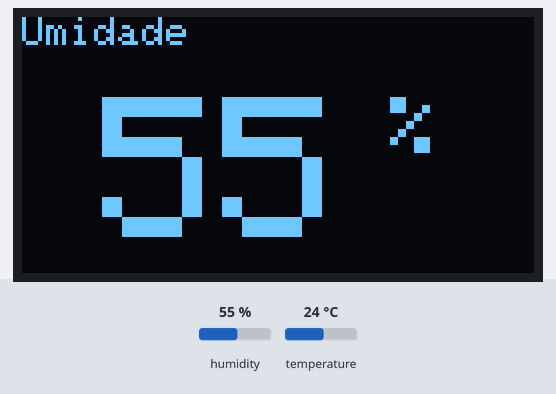
The sketch below on a simulated ESP8266 (NodeMCU). On the bench: 128×64 one-colour display. The test bench sets the inputs (shaded band); at power-on: humidity 55 %, temperature 24 °C. What the sketch prints to the serial monitor is not drawn.

Above: at 5.8 s.
5.9 s: humidity set to 22 %
At 14.1 s:
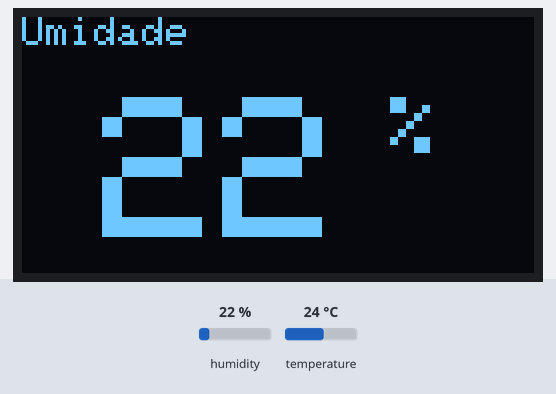
16.8 s: temperature set to 12 °C
At 22.2 s:
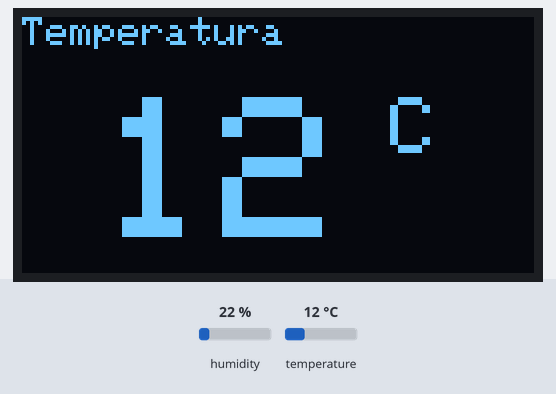
24.8 s: humidity set to 40 %
At 29.3 s:
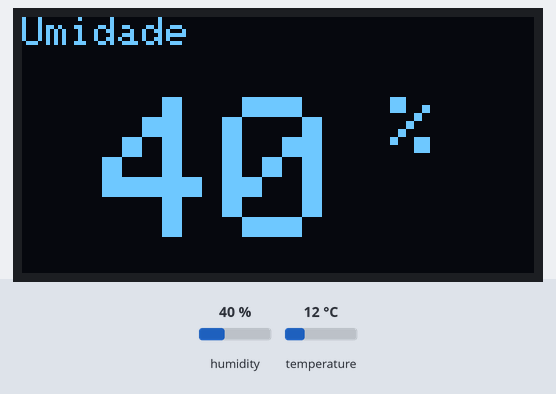
32.9 s: temperature set to 19 °C
At 37.5 s:
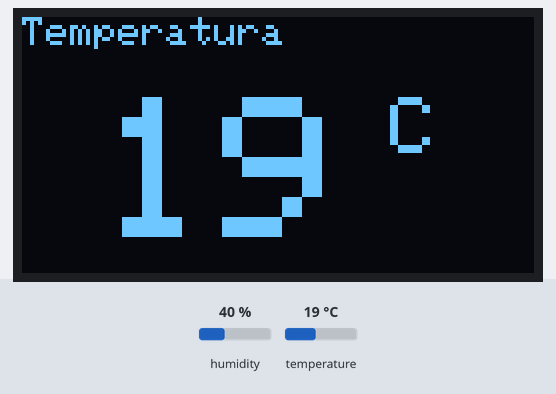
Timing chart, 0 to 39.0 s (numbered marks = the images above; inputs shaded):
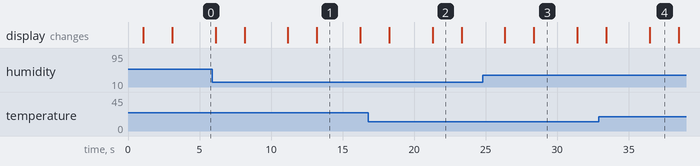

Measured:
- after the input at 5.9 s, the display: first differs from a run without the input after 7.3 s (image 1)
- after the input at 16.8 s, the display: first differs from a run without the input after 4.5 s (image 2)
- after the input at 24.8 s, the display: first differs from a run without the input after 3.6 s (image 3)
- after the input at 32.9 s, the display: first differs from a run without the input after 3.6 s (image 4)
- what the display in image 1 shows lasts 3.0 s, from 13.2 s to 16.2 s
- what the display in image 2 shows lasts 2.0 s, from 21.3 s to 23.3 s

The sketch:

DHT22_OLED.ino
```cpp
// DHT
#include <DHT.h>
#define DHTPIN D3
#define DHTTYPE DHT22
DHT dht(DHTPIN,DHTTYPE);
int umidade;
int temperatura;

// Display
#include <Adafruit_GFX.h>
#include <Adafruit_SSD1306.h>
#define OLED_RESET LED_BUILTIN
Adafruit_SSD1306 display(OLED_RESET);

void setup() {
  Serial.begin(115200);
  display.begin(SSD1306_SWITCHCAPVCC, 0x3C);
  display.setTextColor(WHITE);
  display.clearDisplay();
}

void loop() {
  lerDHT();
  mostrarDisplay();
}

void lerDHT(){
    umidade = dht.readHumidity();
  temperatura = dht.readTemperature(false);

  Serial.print("Temperatura: ");
  Serial.println(temperatura);
  Serial.print("Umidade: ");
  Serial.println(umidade);
  Serial.println("");
  delay(1000);
}

void mostrarDisplay() {
  imprimeDisplay("Temperatura", (temperatura), " C");
  imprimeDisplay("Umidade", (umidade), " %");
}

void imprimeDisplay(const char* texto1, int medicao, const char* texto2) {
  display.clearDisplay();
  display.setTextSize(1);
  display.setCursor(0, 0);
  display.print(texto1);
  display.setTextSize(5);
  display.setCursor(20, 20);
  display.print(medicao);
  display.setTextSize(2);
  display.print(texto2);
  display.display();
  delay(2000);
}
```
